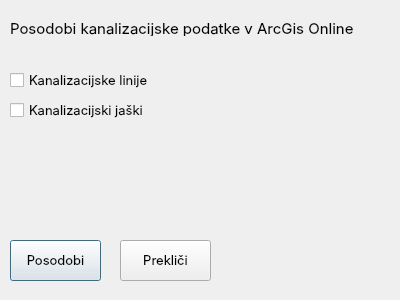
<?xml version="1.0" encoding="UTF-8"?>
<ui version="4.0">
 <class>frmPosodobiv</class>
 <widget class="QDialog" name="frmPosodobiv">
  <property name="geometry">
   <rect>
    <x>0</x>
    <y>0</y>
    <width>400</width>
    <height>300</height>
   </rect>
  </property>
  <property name="font">
   <font>
    <family>Inter</family>
    <pointsize>10</pointsize>
   </font>
  </property>
  <property name="windowTitle">
   <string>Posodobi kanalizacijo</string>
  </property>
  <widget class="QCheckBox" name="cb_linije">
   <property name="geometry">
    <rect>
     <x>10</x>
     <y>70</y>
     <width>211</width>
     <height>20</height>
    </rect>
   </property>
   <property name="text">
    <string>Kanalizacijske linije</string>
   </property>
  </widget>
  <widget class="QCheckBox" name="cb_jaski">
   <property name="geometry">
    <rect>
     <x>10</x>
     <y>100</y>
     <width>231</width>
     <height>20</height>
    </rect>
   </property>
   <property name="text">
    <string>Kanalizacijski jaški</string>
   </property>
  </widget>
  <widget class="QLabel" name="label">
   <property name="geometry">
    <rect>
     <x>10</x>
     <y>20</y>
     <width>361</width>
     <height>16</height>
    </rect>
   </property>
   <property name="font">
    <font>
     <family>Inter</family>
     <pointsize>11</pointsize>
    </font>
   </property>
   <property name="text">
    <string>Posodobi kanalizacijske podatke v ArcGis Online</string>
   </property>
  </widget>
  <widget class="QPushButton" name="btn_posodobi">
   <property name="geometry">
    <rect>
     <x>10</x>
     <y>240</y>
     <width>91</width>
     <height>41</height>
    </rect>
   </property>
   <property name="text">
    <string>Posodobi</string>
   </property>
  </widget>
  <widget class="QPushButton" name="btn_cancel">
   <property name="geometry">
    <rect>
     <x>120</x>
     <y>240</y>
     <width>91</width>
     <height>41</height>
    </rect>
   </property>
   <property name="text">
    <string>Prekliči</string>
   </property>
  </widget>
 </widget>
 <resources/>
 <connections/>
</ui>
